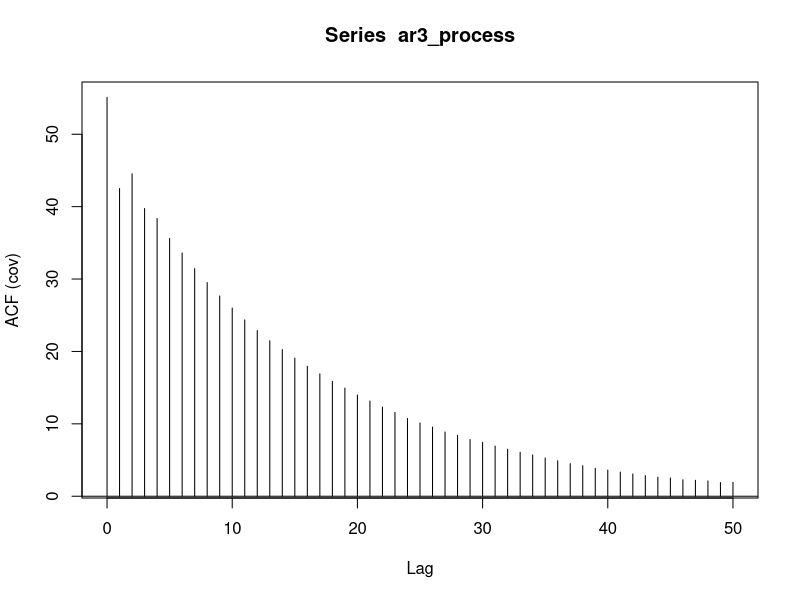
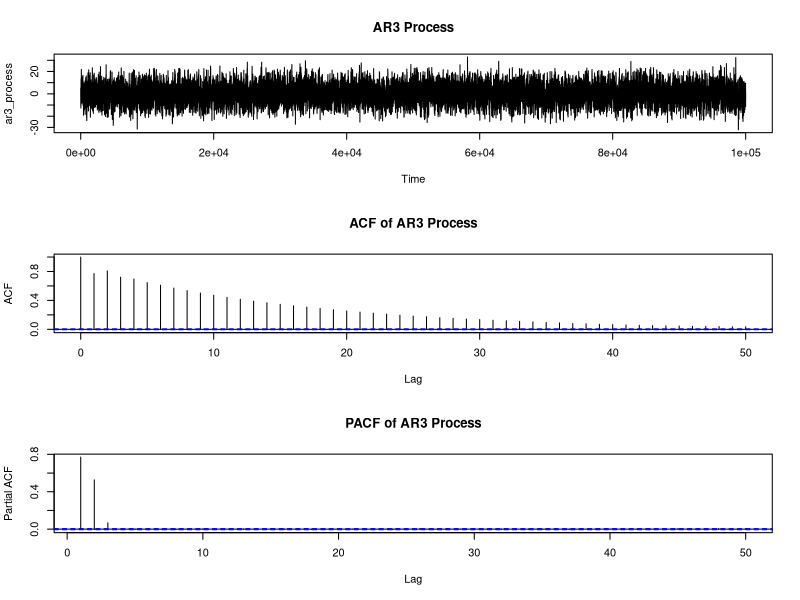

Here is the R script that generated these plots, in order:
# Remove all variables from the RStudio Memory
rm(list = ls())
# Remove all visuals from the RStudio Memory
try(dev.off())

# Set the seed, so we can reproduce same dataset
set.seed(2024)

# Model Parameters (we will estimate them using Yule Walker's wonderful work)
sigma = 4
phi = NULL
phi[1:3] = c(1/3, 1/2, 7/100)
print("Coeffs for AR3 lags: phi1,phi2,phi3")
print(phi)

# Number of Data Points to Generate
n = 100000
print("Number of readings in the Series: N")
print(n)

# Simulate AR Process
ar3_process = arima.sim(n, model=list(ar = phi), sd = sigma)
 
print("Printing first few numbers of the generated AR3 Series")
print(ar3_process[1:7])

 
# Find and name 2nd, 3rd and 4th Sample Autocorrelation
r = NULL
r[1:3] = acf(ar3_process, plot=FALSE)$acf[2:4]
print("ACF AR3 Autocorrelation Coefficients Estimated")
print(r)

# Matrix R
R = matrix(1,3,3) # A 3x3 matrix of 1s
# Edit R
R[1,2] = r[1]
R[1,3] = r[2]
R[2,1] = r[1]
R[2,3] = r[1]
R[3,1] = r[2]
R[3,2] = r[1]
print("R")
print(R)

# b Column Vector on the right
b = matrix(r, nrow=3, ncol=1) # b column vector with no entries
print("b")
print(b)

# Solve(R, b)  --- solves Rx=b and gives vector x = inv(R)*b
phiHat = solve(R, b)
print("phi")
print(phi)
print("phiHat")
print(phiHat)

 
# Variance Estimation
c0 = acf(ar3_process, type='covariance')$acf[1]

varHat = c0*(1 - sum(phiHat * r))
print("varHat")
print(varHat)
 
# Let's do some Plotting
par( mfrow=c(3,1) )
plot(ar3_process, main='AR3 Process')
acf(ar3_process, main='ACF of AR3 Process')
acf(ar3_process, type='partial', main='PACF of AR3 Process')




